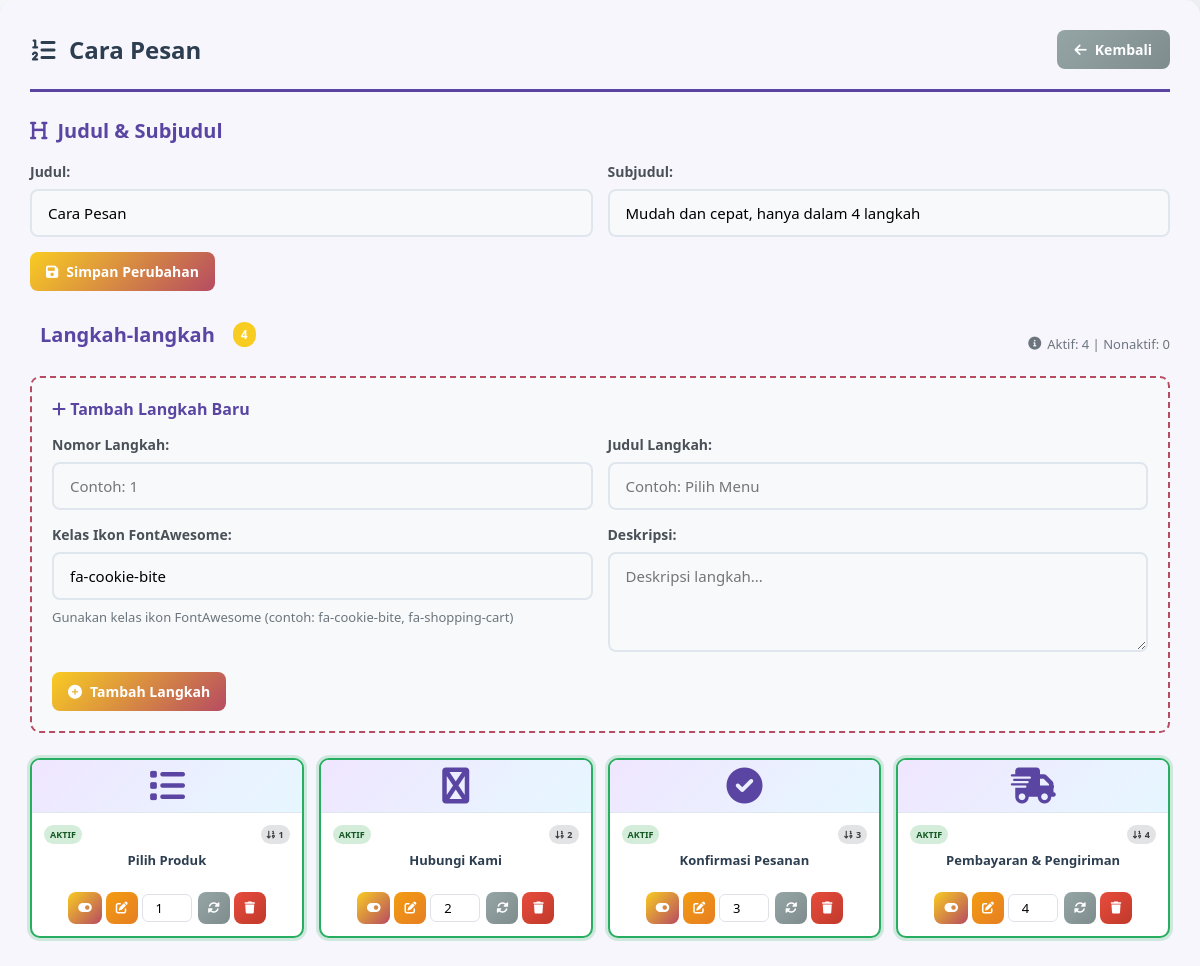
/admin/cara-pesan.php (signed in), run on the app's committed database.
### tables this page shows
CREATE TABLE cara_pesan_section (
    id INT PRIMARY KEY AUTO_INCREMENT,
    title VARCHAR(150) NOT NULL DEFAULT 'Cara Pesan',
    subtitle VARCHAR(255) NOT NULL DEFAULT 'Mudah dan cepat, hanya dalam 4 langkah',
    updated_at TIMESTAMP DEFAULT CURRENT_TIMESTAMP ON UPDATE CURRENT_TIMESTAMP
);

CREATE TABLE cara_pesan_steps (
    id INT PRIMARY KEY AUTO_INCREMENT,
    icon_class VARCHAR(100) NOT NULL DEFAULT 'fa-cookie-bite',
    step_number TINYINT NOT NULL,
    title VARCHAR(100) NOT NULL,
    description TEXT NOT NULL,
    sort_order INT DEFAULT 0,
    is_active BOOLEAN DEFAULT 1,
    created_at TIMESTAMP DEFAULT CURRENT_TIMESTAMP,
    updated_at TIMESTAMP DEFAULT CURRENT_TIMESTAMP ON UPDATE CURRENT_TIMESTAMP
);

### admin/cara-pesan.php (the view, shortened to what this page needs)
<?php
require_once '../config.php';
$section = null;
$steps = [];
try {
    $stmt = $pdo->query("SELECT * FROM cara_pesan_section ORDER BY id DESC LIMIT 1");
    $section = $stmt->fetch(PDO::FETCH_ASSOC);
    $stmt = $pdo->query("SELECT * FROM cara_pesan_steps ORDER BY sort_order ASC, step_number ASC");
    $steps = $stmt->fetchAll(PDO::FETCH_ASSOC);
} catch (PDOException $e) {
    die("Error: " . $e->getMessage());
}
$active_count = count(array_filter($steps, fn($step) => $step['is_active']));
$inactive_count = count($steps) - $active_count;
?>
<!DOCTYPE html>
<html lang="id">
<head>
    <link rel="stylesheet" href="https://cdnjs.cloudflare.com/ajax/libs/font-awesome/6.0.0/css/all.min.css">
</head>
<body>
    <div class="container">
        <div class="header-container">
            <h1 class="page-title"><i class="fas fa-list-ol"></i> Cara Pesan</h1>
            <a href="pengaturan.php" class="btn-back">
                <i class="fas fa-arrow-left"></i> Kembali
            </a>
        </div>
        <div class="section">
            <h2><i class="fas fa-heading"></i> Judul & Subjudul</h2>
            <form method="POST">
                <div class="form-row">
                    <div class="form-group">
                        <label for="title">Judul:</label>
                        <input type="text" id="title" name="title"
                            value="<?= htmlspecialchars($section['title']) ?>"
                            maxlength="150" required class="input-text"
                            placeholder="Masukkan judul...">
                    </div>
                    <div class="form-group">
                        <label for="subtitle">Subjudul:</label>
                        <input type="text" id="subtitle" name="subtitle"
                            value="<?= htmlspecialchars($section['subtitle']) ?>"
                            maxlength="255" required class="input-text"
                            placeholder="Masukkan subjudul...">
                    </div>
                </div>
                <button type="submit" name="update_section" class="btn btn-primary">
                    <i class="fas fa-save"></i> Simpan Perubahan
                </button>
            </form>
        </div>
        <div class="section">
            <div class="section-header">
                <h2><i class="fas fa-steps"></i> Langkah-langkah <span class="badge-count"><?= count($steps) ?></span></h2>
                <span class="info-text">
                    <i class="fas fa-info-circle"></i> Aktif: <?= $active_count ?> | Nonaktif: <?= $inactive_count ?>
                </span>
            </div>
            <div class="add-form">
                <h3><i class="fas fa-plus"></i> Tambah Langkah Baru</h3>
                <form method="POST">
                    <div class="form-row">
                        <div class="form-group">
                            <label for="step_number">Nomor Langkah:</label>
                            <input type="number" id="step_number" name="step_number"
                                min="1" max="20" required class="input-text"
                                placeholder="Contoh: 1">
                        </div>
                        <div class="form-group">
                            <label for="step_title">Judul Langkah:</label>
                            <input type="text" id="step_title" name="step_title"
                                maxlength="100" required class="input-text"
                                placeholder="Contoh: Pilih Menu">
                        </div>
                    </div>
                    <div class="form-row">
                        <div class="form-group">
                            <label for="icon_class">Kelas Ikon FontAwesome:</label>
                            <input type="text" id="icon_class" name="icon_class"
                                value="fa-cookie-bite" required class="input-text"
                                placeholder="Contoh: fa-cookie-bite">
                            <span class="help-text">
                                Gunakan kelas ikon FontAwesome (contoh: fa-cookie-bite, fa-shopping-cart)
                            </span>
                        </div>
                        <div class="form-group">
                            <label for="description">Deskripsi:</label>
                            <textarea id="description" name="description"
                                required class="textarea"
                                placeholder="Deskripsi langkah..."
                                maxlength="500"></textarea>
                        </div>
                    </div>
                    <button type="submit" name="add_step" class="btn btn-success">
                        <i class="fas fa-plus-circle"></i> Tambah Langkah
                    </button>
                </form>
            </div>
            <?php if (empty($steps)): ?>
                <div class="empty-state">
                    <i class="fas fa-list-alt"></i>
                    <h3>Belum ada langkah</h3>
                    <p>Tambahkan langkah pertama Anda menggunakan form di atas</p>
                </div>
            <?php else: ?>
                <div class="backgrounds-grid">
                    <?php foreach ($steps as $step): ?>
                        <div class="bg-card <?= $step['is_active'] ? 'active' : '' ?>">
                            <div class="step-icon">
                                <i class="fa-solid <?= htmlspecialchars($step['icon_class']) ?>"></i>
                            </div>
                            <div class="bg-info">
                                <div class="bg-header">
                                    <span class="status-badge <?= $step['is_active'] ? 'status-active' : 'status-inactive' ?>">
                                        <?= $step['is_active'] ? 'Aktif' : 'Non Aktif' ?>
                                    </span>
                                    <span class="order-badge">
                                        <i class="fas fa-sort-numeric-down"></i> <?= $step['sort_order'] ?>
                                    </span>
                                </div>
                                <div class="step-title">
                                    <?= htmlspecialchars($step['title']) ?>
                                </div>
                                <div class="bg-actions">
                                    <form method="POST">
                                        <button type="submit" name="toggle_active"
                                                class="btn btn-xs <?= $step['is_active'] ? 'btn-success' : 'btn-secondary' ?>"
                                                title="<?= $step['is_active'] ? 'Nonaktifkan' : 'Aktifkan' ?>">
                                            <i class="fas <?= $step['is_active'] ? 'fa-toggle-on' : 'fa-toggle-off' ?>"></i>
                                        </button>
                                    </form>
                                    <button type="button" class="btn btn-xs btn-warning"
                                            onclick="openEditModal(<?= $step['id'] ?>, '<?= addslashes($step['step_number']) ?>', '<?= addslashes($step['title']) ?>', '<?= addslashes($step['description']) ?>', '<?= addslashes($step['icon_class']) ?>', '<?= addslashes($step['sort_order']) ?>')"
                                            title="Edit Langkah">
                                        <i class="fas fa-edit"></i>
                                    </button>
                                    <form method="POST" style="display: contents;">
                                        <div class="order-controls">
                                            <input type="number" name="sort_order" value="<?= $step['sort_order'] ?>"
                                                    min="0" max="100" required class="order-input" title="Nomor urut">
                                            <button type="submit" name="update_order" class="btn btn-xs btn-secondary" title="Update urutan">
                                                <i class="fas fa-sync-alt"></i>
                                            </button>
                                        </div>
                                    </form>
                                    <form method="POST" onsubmit="return confirm('Hapus langkah ini?')" style="display: contents;">
                                        <button type="submit" name="delete_step" class="btn btn-xs btn-danger" title="Hapus">
                                            <i class="fas fa-trash"></i>
                                        </button>
                                    </form>
                                </div>
                            </div>
                        </div>
                    <?php endforeach; ?>
                </div>
            <?php endif; ?>
        </div>
    </div>
</body>
</html>

### data on the page
cara_pesan_section: title "Cara Pesan", subtitle "Mudah dan cepat, hanya dalam 4 langkah"
cara_pesan_steps: is_active "AKTIF", sort_order "1", title "Pilih Produk"
cara_pesan_steps: is_active "AKTIF", sort_order "2", title "Hubungi Kami"
cara_pesan_steps: is_active "AKTIF", sort_order "3", title "Konfirmasi Pesanan"
cara_pesan_steps: is_active "AKTIF", sort_order "4", title "Pembayaran & Pengiriman"

### other printed values
count($steps) "4"
$active_count "4"
$inactive_count "0"
